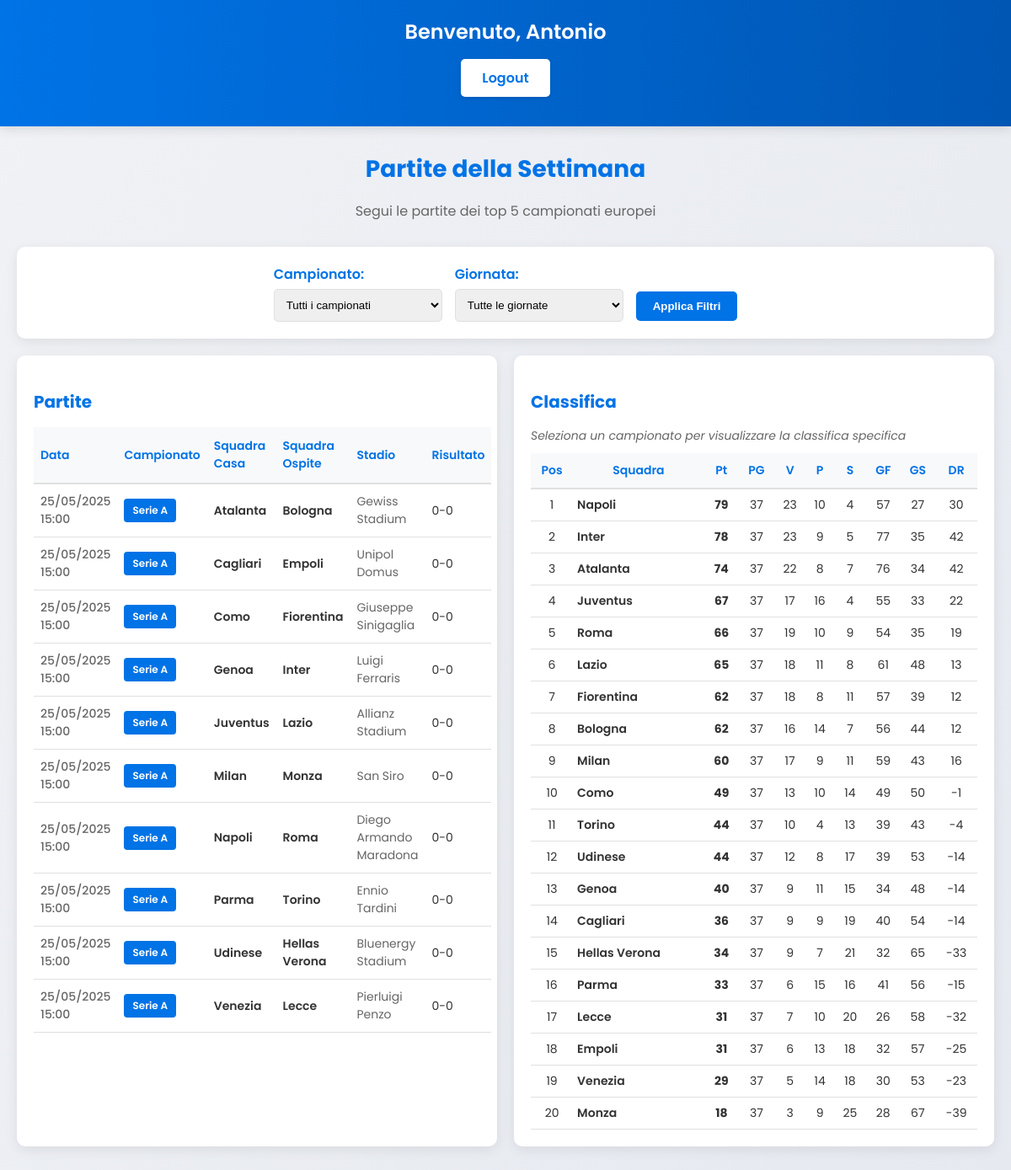
The page /principale/ (signed in) on the database its author committed.
### transfermarkt/models.py (models this page shows, shortened)
class Utente(models.Model):
    nome = models.CharField(max_length=100)
    cognome = models.CharField(max_length=100)
    email = models.EmailField(max_length=100, primary_key=True, unique=True)
    password = models.CharField(max_length=100)
    data_nascita = models.DateField(null=True)
    nazionalita = models.ForeignKey(Nazionalita, on_delete=models.CASCADE, related_name='utenti')
    squadra_preferita = models.ForeignKey(Squadra, on_delete=models.CASCADE, related_name='utenti', null=True, blank=True)

class Partita(models.Model):
    id = models.AutoField(primary_key=True)
    squadra_casa = models.ForeignKey(Squadra, on_delete=models.CASCADE, related_name='partite_casa')
    squadra_ospite = models.ForeignKey(Squadra, on_delete=models.CASCADE, related_name='partite_ospite')
    campionato = models.ForeignKey(Campionato, on_delete=models.CASCADE, related_name='partite')
    giornata = models.ForeignKey(Giornata, on_delete=models.CASCADE, related_name='partite', null=True, blank=True)
    risultato = models.CharField(max_length=10, null=True, blank=True)
    data = models.DateTimeField()
    stadio = models.CharField(max_length=100)
    gol_casa = models.IntegerField(null=True, blank=True)
    gol_ospite = models.IntegerField(null=True, blank=True)

class Campionato(models.Model):
    nome = models.CharField(max_length=100, primary_key=True)
    nazionalita = models.ForeignKey(Nazionalita, on_delete=models.CASCADE,
                                    related_name='campionati')

class Squadra(models.Model):
    nome = models.CharField(max_length=100, primary_key=True)
    campionato = models.ForeignKey(Campionato, on_delete=models.CASCADE,
                                   related_name='squadre')
    data_fondazione = models.DateField(null=True, blank=True)
    stadio = models.CharField(max_length=100, null=True)
    capacita_stadio = models.IntegerField(null=True)
    citta = models.CharField(max_length=100, null=True)

class Classifica(models.Model):
    campionato = models.ForeignKey(Campionato, on_delete=models.CASCADE, related_name='classifiche')
    squadra = models.ForeignKey(Squadra, on_delete=models.CASCADE, related_name='classifiche')
    posizione = models.IntegerField()
    punti = models.IntegerField(default=0)
    gol_fatti = models.IntegerField(default=0)
    gol_subiti = models.IntegerField(default=0)
    differenza_reti = models.IntegerField(default=0)
    partite_giocate = models.IntegerField(default=0)
    partite_vinte = models.IntegerField(default=0)
    partite_pareggiate = models.IntegerField(default=0)
    partite_perse = models.IntegerField(default=0)
    class Meta:
        unique_together = ('campionato', 'squadra')
        ordering = ['posizione']
        class Meta:
            unique_together = ('campionato', 'squadra')
            ordering = ['posizione']
    class Meta:
        unique_together = ('squadra', 'campionato')

### transfermarkt/views.py (the view)
# urls.py: path('principale/', views.partite_settimana, name='principale'),
def partite_settimana(request):
    user_email = request.session.get('user_email', '')
    username = ''
    if user_email:
        try:
            utente = Utente.objects.get(email=user_email)
            username = utente.nome
        except Utente.DoesNotExist:
            pass
    campionato_selezionato = request.GET.get('campionato', '')
    giornata_selezionata = request.GET.get('giornata', '')
    if giornata_selezionata and giornata_selezionata.isdigit():
        giornata_selezionata = int(giornata_selezionata)
    else:
        giornata_selezionata = None
    oggi = timezone.now()
    fine_settimana = oggi + timedelta(days=7)
    top_campionati = [
        "Serie A",
        "Bundesliga",
        "Premier League",
        "Ligue 1",
        "LaLiga"
    ]
    campionati = Campionato.objects.filter(nome__in=top_campionati)
    giornate_numeri = Giornata.objects.filter(campionato__nome__in=top_campionati).values_list('numero', flat=True)
    giornate_numeri = sorted(set(giornate_numeri))
    giornate = [{'numero': numero} for numero in giornate_numeri]
    partite_query = Partita.objects.filter(
        campionato__nome__in=top_campionati
    )
    if campionato_selezionato:
        partite_query = partite_query.filter(campionato__nome=campionato_selezionato)
    if giornata_selezionata:
        partite_query = partite_query.filter(giornata__numero=giornata_selezionata)
    else:
        partite_query = partite_query.filter(data__range=(oggi, fine_settimana))
    partite = partite_query.order_by('data')[:10]
    if campionato_selezionato:
        classifica = Classifica.objects.filter(campionato__nome=campionato_selezionato).order_by('posizione')
    else:
        classifica = Classifica.objects.filter(campionato__nome__in=top_campionati).order_by('campionato__nome', 'posizione')
    return render(request, 'principale.html', {
        'partite': partite,
        'username': username,
        'campionati': campionati,
        'giornate': giornate,
        'campionato_selezionato': campionato_selezionato,
        'giornata_selezionata': giornata_selezionata,
        'classifica': classifica
    })

### templates/principale.html (shortened to what this page needs)
<!DOCTYPE html>
<html lang="it">
<head>
</head>
<body>
    <div class="header">
        <h2>Benvenuto{% if username %}, {{ username }}{% endif %}</h2>
        <a href="{% url 'logout' %}" class="logout-btn">Logout</a>
    </div>
    <div class="container">
        <div class="title-section">
            <h1>Partite della Settimana</h1>
            <p>Segui le partite dei top 5 campionati europei</p>
        </div>
        <div class="filter-container" style="margin-bottom: 20px; background: white; border-radius: 10px; box-shadow: 0 4px 15px rgba(0, 0, 0, 0.08); padding: 20px; text-align: center;">
            <form method="GET" action="{% url 'principale' %}" style="display: flex; justify-content: center; align-items: center; flex-wrap: wrap; gap: 15px;">
                <div style="display: flex; flex-direction: column; align-items: flex-start;">
                    <label for="campionato" style="font-weight: 600; margin-bottom: 5px; color: #0073e6;">Campionato:</label>
                    <select name="campionato" id="campionato" style="padding: 10px; border-radius: 5px; border: 1px solid #e0e0e0; min-width: 200px;">
                        <option value="">Tutti i campionati</option>
                    </select>
                </div>
                <div style="display: flex; flex-direction: column; align-items: flex-start;">
                    <label for="giornata" style="font-weight: 600; margin-bottom: 5px; color: #0073e6;">Giornata:</label>
                    <select name="giornata" id="giornata" style="padding: 10px; border-radius: 5px; border: 1px solid #e0e0e0; min-width: 200px;">
                        <option value="">Tutte le giornate</option>
                    </select>
                </div>
                <div style="align-self: flex-end; margin-bottom: 1px;">
                    <button type="submit" style="background-color: #0073e6; color: white; border: none; padding: 10px 20px; border-radius: 5px; cursor: pointer; font-weight: 600; transition: all 0.3s ease;">
                        Applica Filtri
                    </button>
                </div>
            </form>
        </div>
        <div class="content-container">
            <div class="matches-container">
                <h3>Partite</h3>
                <table>
                    <thead>
                        <tr>
                            <th>Data</th>
                            <th>Campionato</th>
                            <th>Squadra Casa</th>
                            <th>Squadra Ospite</th>
                            <th>Stadio</th>
                            <th>Risultato</th>
                        </tr>
                    </thead>
                    <tbody>
                        {% for p in partite %}
                        <tr class="match-row">
                            <td class="date-time">{{ p.data|date:"d/m/Y H:i" }}</td>
                            <td><span class="league-badge">{{ p.campionato.nome }}</span></td>
                            <td class="team-name">{{ p.squadra_casa.nome }}</td>
                            <td class="team-name">{{ p.squadra_ospite.nome }}</td>
                            <td class="stadium">{{ p.stadio }}</td>
                            <td>{{ p.risultato }}</td>
                        </tr>
                        {% endfor %}
                    </tbody>
                </table>
            </div>
            <div class="rankings-container">
                <h3>Classifica</h3>
                {% if campionato_selezionato %}
                    <h4>{{ campionato_selezionato }}</h4>
                {% else %}
                    <p class="select-message">Seleziona un campionato per visualizzare la classifica specifica</p>
                {% endif %}
                <table>
                    <thead>
                        <tr>
                            <th>Pos</th>
                            <th>Squadra</th>
                            <th>Pt</th>
                            <th>PG</th>
                            <th>V</th>
                            <th>P</th>
                            <th>S</th>
                            <th>GF</th>
                            <th>GS</th>
                            <th>DR</th>
                        </tr>
                    </thead>
                    <tbody>
                        {% for c in classifica %}
                        <tr class="ranking-row">
                            <td>{{ c.posizione }}</td>
                            <td class="team-name">{{ c.squadra.nome }}</td>
                            <td><strong>{{ c.punti }}</strong></td>
                            <td>{{ c.partite_giocate }}</td>
                            <td>{{ c.partite_vinte }}</td>
                            <td>{{ c.partite_pareggiate }}</td>
                            <td>{{ c.partite_perse }}</td>
                            <td>{{ c.gol_fatti }}</td>
                            <td>{{ c.gol_subiti }}</td>
                            <td>{{ c.differenza_reti }}</td>
                        </tr>
                        {% endfor %}
                    </tbody>
                </table>
            </div>
        </div>
    </div>
</body>
</html>

### templates/principale.html (style rules this page uses)
body { font-family: 'Poppins', Arial, sans-serif; background: linear-gradient(120deg, #f0f2f5 0%, #e6e9f0 100%); margin: 0; padding: 0; color: #333; }
.header { background: linear-gradient(90deg, #0073e6 0%, #0056b3 100%); color: white; padding: 20px 0; text-align: center; box-shadow: 0 4px 12px rgba(0, 0, 0, 0.1); margin-bottom: 30px; }
.header h2 { margin: 0; font-size: 24px; font-weight: 600; }
.logout-btn { display: inline-block; margin: 15px; padding: 10px 25px; background-color: #ffffff; color: #0073e6; text-decoration: none; border-radius: 5px; font-weight: 600; transition: all 0.3s ease; box-shadow: 0 2px 5px rgba(0, 0, 0, 0.1); }
.container { max-width: 1200px; margin: 0 auto; padding: 0 20px; }
.title-section { text-align: center; margin-bottom: 30px; }
.title-section h1 { font-size: 28px; color: #0073e6; margin-bottom: 10px; }
.title-section p { color: #666; font-size: 16px; }
.content-container { display: flex; gap: 20px; margin-bottom: 40px; }
.matches-container, .rankings-container { background: white; border-radius: 10px; box-shadow: 0 4px 15px rgba(0, 0, 0, 0.08); overflow: hidden; padding: 20px; flex: 1; }
table { width: 100%; border-collapse: collapse; font-size: 14px; }
thead { background-color: #f8f9fa; }
th { padding: 12px 8px; text-align: left; font-weight: 600; color: #0073e6; border-bottom: 2px solid #e0e0e0; }
td { padding: 10px 8px; border-bottom: 1px solid #e0e0e0; }
.match-row, .ranking-row { transition: all 0.2s ease; }
.league-badge { display: inline-block; padding: 5px 10px; border-radius: 4px; font-size: 12px; font-weight: 600; color: white; background-color: #0073e6; }
.date-time { color: #666; font-weight: 500; }
.team-name { font-weight: 600; }
.stadium { color: #666; font-size: 14px; }
.rankings-container table th { text-align: center; padding: 10px 5px; }
.rankings-container table td { text-align: center; padding: 8px 5px; }
.rankings-container table td.team-name { text-align: left; }
.matches-container h3, .rankings-container h3 { margin-bottom: 15px; color: #0073e6; font-size: 20px; }
.rankings-container p.select-message { margin-bottom: 10px; font-style: italic; color: #666; font-size: 14px; }

### rows shown on the page
Utente: nome "Antonio"
Partita: data "25/05/2025 15:00", campionato.nome "Serie A", squadra_casa.nome "Atalanta", squadra_ospite.nome "Bologna", stadio "Gewiss Stadium", risultato "0-0"
Partita: data "25/05/2025 15:00", campionato.nome "Serie A", squadra_casa.nome "Cagliari", squadra_ospite.nome "Empoli", stadio "Unipol Domus", risultato "0-0"
Partita: data "25/05/2025 15:00", campionato.nome "Serie A", squadra_casa.nome "Como", squadra_ospite.nome "Fiorentina", stadio "Giuseppe Sinigaglia", risultato "0-0"
Partita: data "25/05/2025 15:00", campionato.nome "Serie A", squadra_casa.nome "Genoa", squadra_ospite.nome "Inter", stadio "Luigi Ferraris", risultato "0-0"
Partita: data "25/05/2025 15:00", campionato.nome "Serie A", squadra_casa.nome "Juventus", squadra_ospite.nome "Lazio", stadio "Allianz Stadium", risultato "0-0"
Partita: data "25/05/2025 15:00", campionato.nome "Serie A", squadra_casa.nome "Milan", squadra_ospite.nome "Monza", stadio "San Siro", risultato "0-0"
Partita: data "25/05/2025 15:00", campionato.nome "Serie A", squadra_casa.nome "Napoli", squadra_ospite.nome "Roma", stadio "Diego Armando Maradona", risultato "0-0"
Partita: data "25/05/2025 15:00", campionato.nome "Serie A", squadra_casa.nome "Parma", squadra_ospite.nome "Torino", stadio "Ennio Tardini", risultato "0-0"
Partita: data "25/05/2025 15:00", campionato.nome "Serie A", squadra_casa.nome "Udinese", squadra_ospite.nome "Hellas Verona", stadio "Bluenergy Stadium", risultato "0-0"
Partita: data "25/05/2025 15:00", campionato.nome "Serie A", squadra_casa.nome "Venezia", squadra_ospite.nome "Lecce", stadio "Pierluigi Penzo", risultato "0-0"
Classifica: posizione "1", squadra.nome "Napoli", punti "79", partite_giocate "37", partite_vinte "23", partite_pareggiate "10", partite_perse "4", gol_fatti "57", gol_subiti "27", differenza_reti "30"
Classifica: posizione "2", squadra.nome "Inter", punti "78", partite_giocate "37", partite_vinte "23", partite_pareggiate "9", partite_perse "5", gol_fatti "77", gol_subiti "35", differenza_reti "42"
Classifica: posizione "3", squadra.nome "Atalanta", punti "74", partite_giocate "37", partite_vinte "22", partite_pareggiate "8", partite_perse "7", gol_fatti "76", gol_subiti "34", differenza_reti "42"
Classifica: posizione "4", squadra.nome "Juventus", punti "67", partite_giocate "37", partite_vinte "17", partite_pareggiate "16", partite_perse "4", gol_fatti "55", gol_subiti "33", differenza_reti "22"
Classifica: posizione "5", squadra.nome "Roma", punti "66", partite_giocate "37", partite_vinte "19", partite_pareggiate "10", partite_perse "9", gol_fatti "54", gol_subiti "35", differenza_reti "19"
Classifica: posizione "6", squadra.nome "Lazio", punti "65", partite_giocate "37", partite_vinte "18", partite_pareggiate "11", partite_perse "8", gol_fatti "61", gol_subiti "48", differenza_reti "13"
Classifica: posizione "7", squadra.nome "Fiorentina", punti "62", partite_giocate "37", partite_vinte "18", partite_pareggiate "8", partite_perse "11", gol_fatti "57", gol_subiti "39", differenza_reti "12"
Classifica: posizione "8", squadra.nome "Bologna", punti "62", partite_giocate "37", partite_vinte "16", partite_pareggiate "14", partite_perse "7", gol_fatti "56", gol_subiti "44", differenza_reti "12"
Classifica: posizione "9", squadra.nome "Milan", punti "60", partite_giocate "37", partite_vinte "17", partite_pareggiate "9", partite_perse "11", gol_fatti "59", gol_subiti "43", differenza_reti "16"
Classifica: posizione "10", squadra.nome "Como", punti "49", partite_giocate "37", partite_vinte "13", partite_pareggiate "10", partite_perse "14", gol_fatti "49", gol_subiti "50", differenza_reti "-1"
Classifica: posizione "11", squadra.nome "Torino", punti "44", partite_giocate "37", partite_vinte "10", partite_pareggiate "4", partite_perse "13", gol_fatti "39", gol_subiti "43", differenza_reti "-4"
Classifica: posizione "12", squadra.nome "Udinese", punti "44", partite_giocate "37", partite_vinte "12", partite_pareggiate "8", partite_perse "17", gol_fatti "39", gol_subiti "53", differenza_reti "-14"
Classifica: posizione "13", squadra.nome "Genoa", punti "40", partite_giocate "37", partite_vinte "9", partite_pareggiate "11", partite_perse "15", gol_fatti "34", gol_subiti "48", differenza_reti "-14"
Classifica: posizione "14", squadra.nome "Cagliari", punti "36", partite_giocate "37", partite_vinte "9", partite_pareggiate "9", partite_perse "19", gol_fatti "40", gol_subiti "54", differenza_reti "-14"
Classifica: posizione "15", squadra.nome "Hellas Verona", punti "34", partite_giocate "37", partite_vinte "9", partite_pareggiate "7", partite_perse "21", gol_fatti "32", gol_subiti "65", differenza_reti "-33"
Classifica: posizione "16", squadra.nome "Parma", punti "33", partite_giocate "37", partite_vinte "6", partite_pareggiate "15", partite_perse "16", gol_fatti "41", gol_subiti "56", differenza_reti "-15"
Classifica: posizione "17", squadra.nome "Lecce", punti "31", partite_giocate "37", partite_vinte "7", partite_pareggiate "10", partite_perse "20", gol_fatti "26", gol_subiti "58", differenza_reti "-32"
Classifica: posizione "18", squadra.nome "Empoli", punti "31", partite_giocate "37", partite_vinte "6", partite_pareggiate "13", partite_perse "18", gol_fatti "32", gol_subiti "57", differenza_reti "-25"
Classifica: posizione "19", squadra.nome "Venezia", punti "29", partite_giocate "37", partite_vinte "5", partite_pareggiate "14", partite_perse "18", gol_fatti "30", gol_subiti "53", differenza_reti "-23"
Classifica: posizione "20", squadra.nome "Monza", punti "18", partite_giocate "37", partite_vinte "3", partite_pareggiate "9", partite_perse "25", gol_fatti "28", gol_subiti "67", differenza_reti "-39"
